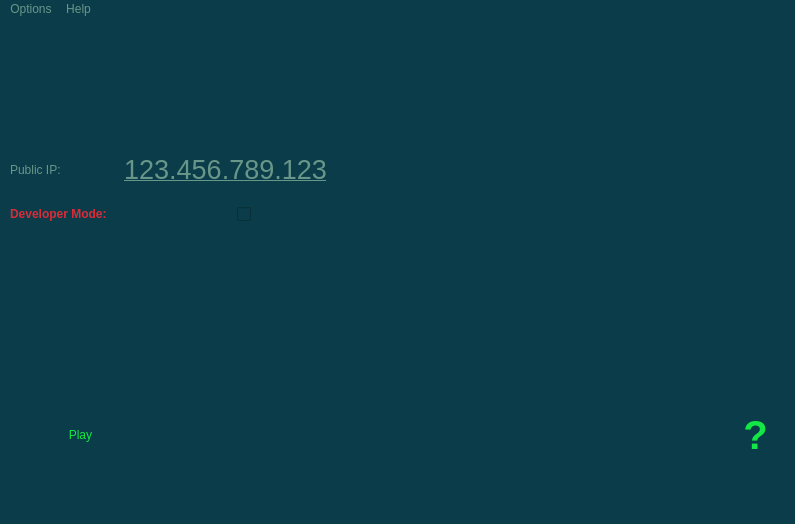
<?xml version="1.0" encoding="UTF-8"?>
<ui version="4.0">
 <class>MainWindow</class>
 <widget class="QMainWindow" name="MainWindow">
  <property name="geometry">
   <rect>
    <x>0</x>
    <y>0</y>
    <width>795</width>
    <height>524</height>
   </rect>
  </property>
  <property name="windowTitle">
   <string>Portal 2: Multiplayer Mod</string>
  </property>
  <property name="windowIcon">
   <iconset>
    <normaloff>Resources/Images/MainWindowIcon.png</normaloff>Resources/Images/MainWindowIcon.png</iconset>
  </property>
  <property name="styleSheet">
   <string notr="true">font: 63 20pt &quot;Quicksand SemiBold&quot;;
color: rgb(104, 150, 137);
background-color: rgb(11, 60, 73);</string>
  </property>
  <widget class="QWidget" name="centralwidget">
   <widget class="QPushButton" name="Button_Play">
    <property name="geometry">
     <rect>
      <x>10</x>
      <y>390</y>
      <width>141</width>
      <height>51</height>
     </rect>
    </property>
    <property name="styleSheet">
     <string notr="true">color: rgb(19, 231, 69);
font: 600 30pt &quot;Quicksand&quot;;</string>
    </property>
    <property name="text">
     <string>Play</string>
    </property>
    <property name="flat">
     <bool>true</bool>
    </property>
   </widget>
   <widget class="QLabel" name="label">
    <property name="enabled">
     <bool>true</bool>
    </property>
    <property name="geometry">
     <rect>
      <x>0</x>
      <y>20</y>
      <width>100</width>
      <height>100</height>
     </rect>
    </property>
    <property name="text">
     <string/>
    </property>
    <property name="pixmap">
     <pixmap>Resources/Images/logo.svg</pixmap>
    </property>
    <property name="scaledContents">
     <bool>true</bool>
    </property>
   </widget>
   <widget class="QLabel" name="label_2">
    <property name="geometry">
     <rect>
      <x>10</x>
      <y>140</y>
      <width>121</width>
      <height>21</height>
     </rect>
    </property>
    <property name="text">
     <string>Public IP:</string>
    </property>
   </widget>
   <widget class="QPushButton" name="Button_CopyIP">
    <property name="geometry">
     <rect>
      <x>120</x>
      <y>130</y>
      <width>211</width>
      <height>41</height>
     </rect>
    </property>
    <property name="sizePolicy">
     <sizepolicy hsizetype="Minimum" vsizetype="Fixed">
      <horstretch>0</horstretch>
      <verstretch>0</verstretch>
     </sizepolicy>
    </property>
    <property name="font">
     <font>
      <pointsize>20</pointsize>
      <italic>false</italic>
      <bold>false</bold>
      <underline>true</underline>
      <kerning>true</kerning>
     </font>
    </property>
    <property name="toolTip">
     <string/>
    </property>
    <property name="layoutDirection">
     <enum>Qt::RightToLeft</enum>
    </property>
    <property name="autoFillBackground">
     <bool>false</bool>
    </property>
    <property name="styleSheet">
     <string notr="true">
text-decoration: underline;</string>
    </property>
    <property name="text">
     <string>123.456.789.123</string>
    </property>
    <property name="icon">
     <iconset>
      <normaloff>Resources/Images/copy-icon.svg</normaloff>Resources/Images/copy-icon.svg</iconset>
    </property>
    <property name="checkable">
     <bool>false</bool>
    </property>
    <property name="flat">
     <bool>true</bool>
    </property>
   </widget>
   <widget class="QLabel" name="label_3">
    <property name="geometry">
     <rect>
      <x>10</x>
      <y>180</y>
      <width>231</width>
      <height>31</height>
     </rect>
    </property>
    <property name="text">
     <string>&lt;html&gt;&lt;head/&gt;&lt;body&gt;&lt;p&gt;&lt;span style=&quot; font-weight:600; color:#da2c38;&quot;&gt;Developer Mode:&lt;/span&gt;&lt;/p&gt;&lt;/body&gt;&lt;/html&gt;</string>
    </property>
   </widget>
   <widget class="QCheckBox" name="Button_DeveloperMode">
    <property name="geometry">
     <rect>
      <x>230</x>
      <y>180</y>
      <width>21</width>
      <height>31</height>
     </rect>
    </property>
    <property name="layoutDirection">
     <enum>Qt::RightToLeft</enum>
    </property>
    <property name="text">
     <string/>
    </property>
    <property name="tristate">
     <bool>false</bool>
    </property>
   </widget>
   <widget class="QPushButton" name="Button_Guide">
    <property name="geometry">
     <rect>
      <x>720</x>
      <y>390</y>
      <width>71</width>
      <height>51</height>
     </rect>
    </property>
    <property name="font">
     <font>
      <pointsize>30</pointsize>
      <italic>false</italic>
      <bold>true</bold>
     </font>
    </property>
    <property name="styleSheet">
     <string notr="true">color: rgb(19, 231, 69);
border-color: rgb(19, 231, 69);
font: 600 30pt &quot;Quicksand&quot;;</string>
    </property>
    <property name="text">
     <string>?</string>
    </property>
    <property name="iconSize">
     <size>
      <width>30</width>
      <height>30</height>
     </size>
    </property>
    <property name="default">
     <bool>false</bool>
    </property>
    <property name="flat">
     <bool>true</bool>
    </property>
   </widget>
   <widget class="QPushButton" name="Button_Discord">
    <property name="geometry">
     <rect>
      <x>630</x>
      <y>390</y>
      <width>71</width>
      <height>51</height>
     </rect>
    </property>
    <property name="styleSheet">
     <string notr="true">color: rgb(19, 231, 69);
border-color: rgb(19, 231, 69);</string>
    </property>
    <property name="text">
     <string/>
    </property>
    <property name="icon">
     <iconset>
      <normaloff>Resources/Images/discord-icon.svg</normaloff>Resources/Images/discord-icon.svg</iconset>
    </property>
    <property name="iconSize">
     <size>
      <width>50</width>
      <height>50</height>
     </size>
    </property>
    <property name="default">
     <bool>false</bool>
    </property>
    <property name="flat">
     <bool>true</bool>
    </property>
   </widget>
  </widget>
  <widget class="QMenuBar" name="menubar">
   <property name="geometry">
    <rect>
     <x>0</x>
     <y>0</y>
     <width>795</width>
     <height>40</height>
    </rect>
   </property>
   <widget class="QMenu" name="menuSettings_2">
    <property name="title">
     <string>Options</string>
    </property>
    <addaction name="actionSettings"/>
   </widget>
   <widget class="QMenu" name="menuHelp">
    <property name="title">
     <string>Help</string>
    </property>
    <addaction name="actionGuide"/>
    <addaction name="actionCheck_for_update"/>
    <addaction name="separator"/>
    <addaction name="actionAbout"/>
   </widget>
   <addaction name="menuSettings_2"/>
   <addaction name="menuHelp"/>
  </widget>
  <widget class="QStatusBar" name="statusbar"/>
  <action name="actionGuide">
   <property name="text">
    <string>Guide</string>
   </property>
  </action>
  <action name="actionCheck_for_update">
   <property name="text">
    <string>Check for update</string>
   </property>
  </action>
  <action name="actionSettings">
   <property name="text">
    <string>Settings</string>
   </property>
  </action>
  <action name="actionAbout">
   <property name="text">
    <string>About</string>
   </property>
  </action>
 </widget>
 <resources/>
 <connections/>
</ui>
